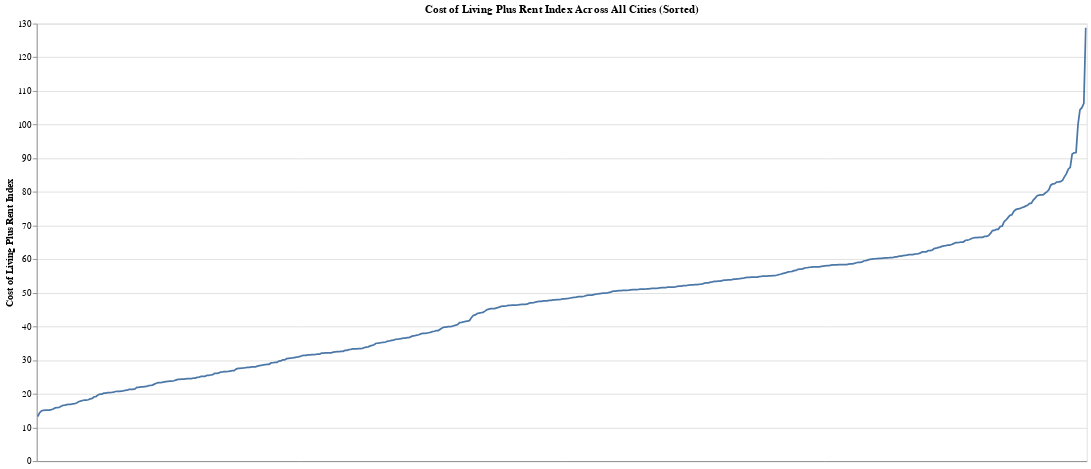

This figure's notebook cell:
### Code cell
# Line plot showing cost of living plus rent index across city
df_sorted_cities = df_cola.sort("Cost of Living Plus Rent Index")

chart = (
    df_sorted_cities.plot.line(
        x=alt.X("City", sort=None),
        y="Cost of Living Plus Rent Index",
        tooltip=["City", "Cost of Living Plus Rent Index"]
    )
    .properties(
        width=1200,
        height=500,
        title="Cost of Living Plus Rent Index Across All Cities (Sorted)"
    )
    .configure_axisX(
        title=None,
        labels=False,
        ticks=False
    )
)

chart

### Figure 1 — Vega-Lite specification as saved in the notebook (floating-point values rounded to 4 significant figures; data arrays with more than 128 entries replaced by an {"elided": "..."} marker saying what was removed)
{"config": {"view": {"continuousWidth": 300, "continuousHeight": 300}, "axisX": {"labels": false, "ticks": false, "title": null}}, "data": {"name": "data-e9ec4f8dc724d6ed1c10306dd1824ae4"}, "mark": {"type": "line", "tooltip": true}, "encoding": {"tooltip": [{"field": "City", "type": "nominal"}, {"field": "Cost of Living Plus Rent Index", "type": "quantitative"}], "x": {"field": "City", "sort": null, "type": "nominal"}, "y": {"field": "Cost of Living Plus Rent Index", "type": "quantitative"}}, "height": 500, "params": [{"name": "param_5", "select": {"type": "interval", "encodings": ["x", "y"]}, "bind": "scales"}], "title": "Cost of Living Plus Rent Index Across All Cities (Sorted)", "width": 1200, "$schema": "https://vega.github.io/schema/vega-lite/v5.20.1.json", "datasets": {"data-e9ec4f8dc724d6ed1c10306dd1824ae4": {"elided": "540 records"}}}
